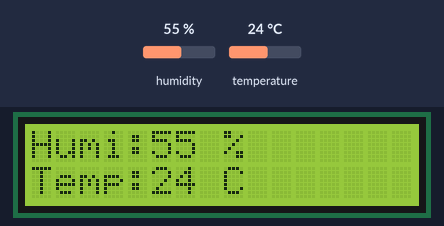
Simulated run of this sketch. Board: Arduino Uno, built with avr-gcc and run on an emulated ATmega328P. Parts: 16×2 character LCD. The test bench sets the inputs (shaded band); at power-on: humidity 55 %, temperature 24 °C.

Above: at 2.6 s.
2.7 s: humidity set to 22 %
At 5.2 s:
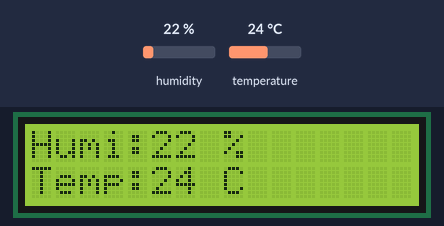
5.7 s: temperature set to 12 °C
At 6.5 s:
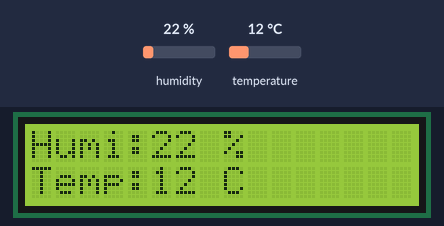
8.7 s: humidity set to 40 %
At 11.3 s:
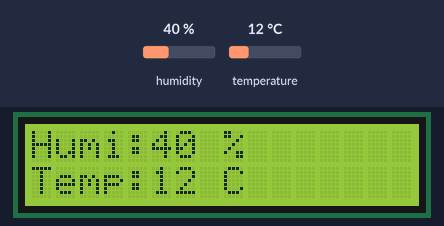
11.7 s: temperature set to 19 °C
At 12.8 s:
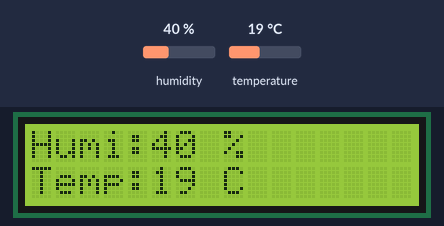
Timing chart, 0 to 14.7 s (numbered marks = the images above; inputs shaded):
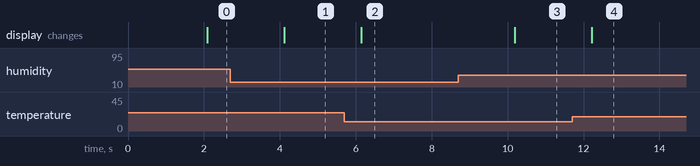

Measured:
- after the input at 2.7 s, the display: changes after 1.4 s (image 1)
- after the input at 5.7 s, the display: changes after 0.44 s (image 2)
- after the input at 8.7 s, the display: changes after 1.5 s (image 3)
- after the input at 11.7 s, the display: changes after 0.52 s (image 4)

The sketch:

_12.DHT11_1602.ino.ino
```cpp
#include "DHT.h"
#include <DHT_U.h>

#include <LiquidCrystal.h>
DHT dht(8, DHT11);
LiquidCrystal lcd(12,11,5,4,3,2);


void setup() {
  // put your setup code here, to run once:
  lcd.begin(16,2);
}

void loop() {
  // put your main code here, to run repeatedly:
  delay(2000);
  int h = dht.readHumidity();
  int t = dht.readTemperature();
  lcd.setCursor(0,0); lcd.print("Humi:"); lcd.print(h); lcd.print(" %");
  lcd.setCursor(0,1); lcd.print("Temp:"); lcd.print(t); lcd.print(" C");
}
```
